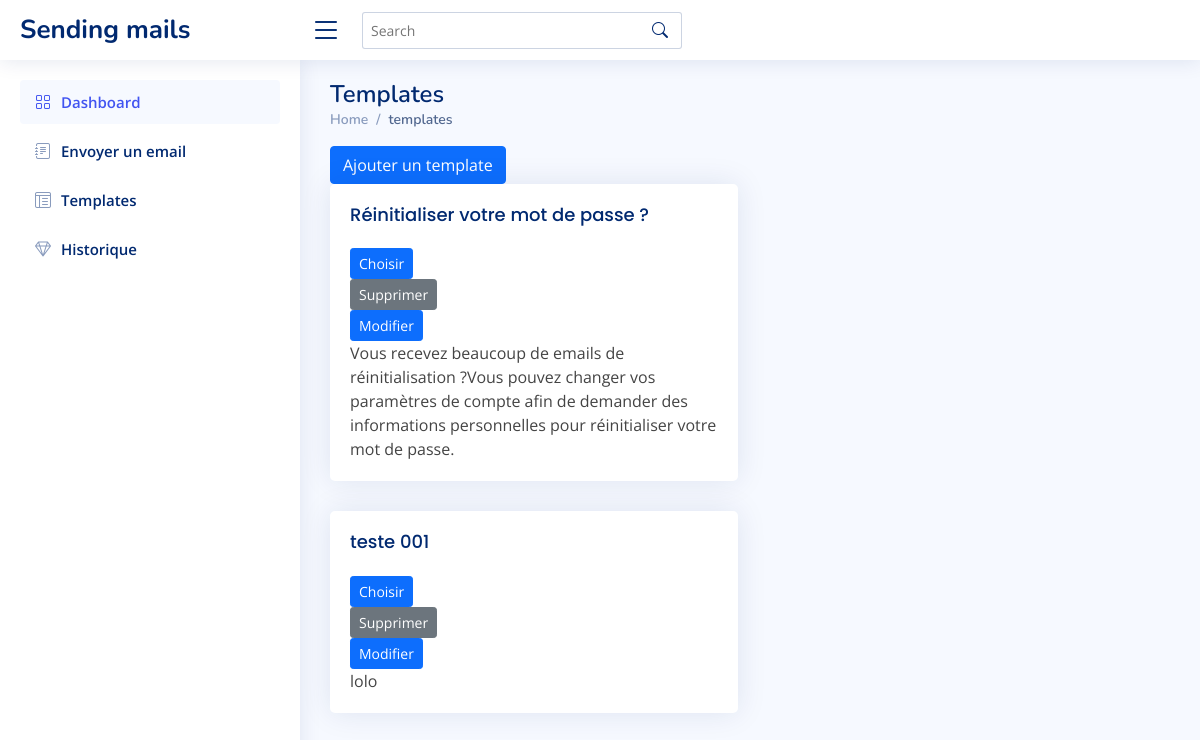
Page /components-cards.php (signed in) on the committed database.
### tables this page shows
CREATE TABLE IF NOT EXISTS `template` (
  `id` int(11) NOT NULL AUTO_INCREMENT,
  `iduser` int(11) NOT NULL,
  `objet` varchar(300) NOT NULL,
  `message` varchar(5000) NOT NULL,
  PRIMARY KEY (`id`)
);

### components-cards.php (the view, shortened to what this page needs)
<!DOCTYPE html>
<html lang="en">
<head>
  <link href="assets/vendor/bootstrap/css/bootstrap.min.css" rel="stylesheet">
  <link href="assets/vendor/bootstrap-icons/bootstrap-icons.css" rel="stylesheet">
  <link href="assets/vendor/boxicons/css/boxicons.min.css" rel="stylesheet">
  <link href="assets/vendor/quill/quill.snow.css" rel="stylesheet">
  <link href="assets/vendor/quill/quill.bubble.css" rel="stylesheet">
  <link href="assets/vendor/remixicon/remixicon.css" rel="stylesheet">
  <link href="assets/vendor/simple-datatables/style.css" rel="stylesheet">
  <link href="assets/css/style.css" rel="stylesheet">
</head>
<body>
  <header id="header" class="header fixed-top d-flex align-items-center">
    <div class="d-flex align-items-center justify-content-between">
      <a href="index.php" class="logo d-flex align-items-center">
        <span class="d-none d-lg-block">Sending mails</span>
      </a>
      <i class="bi bi-list toggle-sidebar-btn"></i>
    </div>
    <div class="search-bar">
      <form class="search-form d-flex align-items-center" method="POST" action="#">
        <input type="text" name="query" placeholder="Search" title="Enter search keyword">
        <button type="submit" title="Search"><i class="bi bi-search"></i></button>
      </form>
    </div>
  </header>
  <aside id="sidebar" class="sidebar">
    <ul class="sidebar-nav" id="sidebar-nav">
      <li class="nav-item">
        <a class="nav-link " href="index.php">
          <i class="bi bi-grid"></i>
          <span>Dashboard</span>
        </a>
      </li>
      <li class="nav-item ">
        <a class=" nav-link collapsed"  href="forms-elements.php">
          <i class="bi bi-journal-text"></i><span>Envoyer un email</span>
        </a>
      </li>
      <li class="nav-item">
        <a class="nav-link collapsed"  href="components-cards.php">
          <i class="bi bi-layout-text-window-reverse"></i><span>Templates</span></i>
        </a>
      </li>
      <li class="nav-item">
        <a class="nav-link collapsed"  href="historique.php">
          <i class="bi bi-gem"></i><span>Historique</span></i>
        </a>
     </li>
    </ul>
  </aside>
  <main id="main" class="main">
    <div class="pagetitle">
      <h1>Templates</h1>
      <nav>
        <ol class="breadcrumb">
          <li class="breadcrumb-item"><a href="index.php">Home</a></li>
          <li class="breadcrumb-item active">templates</li>
        </ol>
      </nav>
    </div>
    <button type="button" class="btn btn-primary" data-bs-toggle="modal" data-bs-target="#exampleModal">
  Ajouter un template
</button>
    <section class="section">
      <div class="row align-items-top">
        <div class="col-lg-6">
          <?php
include_once 'connexiondb.php';
$id=$_SESSION['id'];
$query = "SELECT * FROM template WHERE iduser = $id";
$result = mysqli_query($conn,$query);
if($result){
  while($row = mysqli_fetch_assoc($result)){
   echo "
          <div class='card'>
            <div class='card-body'>
              <h5 class='card-title'>".$row["objet"]."</h5>
              <form action='code.php' method='post'>
              <input type='text' name='objet' id='del' value='".$row['objet']."'>
              <input type='text' name='message' id='del' value='".$row['message']."'>
              <button type='submit' class='btn btn-primary btn-sm' name='choisir'>Choisir</button></form>
              <form action='code.php' method='post'>
              <input type='text' name='ids' id='del' value='".$row['id']."'>
              <button type='submit' class='btn btn-secondary btn-sm' name='supprimer'>Supprimer</button>
              </form>
              <form action='code.php' method='post'>
              <input type='text' name='objet' id='del' value='".$row['objet']."'>
              <input type='text' name='message' id='del' value='".$row['message']."'>
              <input type='text' name='ids' id='del' value='".$row['id']."'>
              <button type='submit' class='btn btn-primary btn-sm' name='modifier'>Modifier</button></form>
              <form action='code.php' method='post'>
              ".$row["message"]."
            </div>
          </div>"; }} ?>
</div>
      </div>
    </section>
  </main>
</body>
</html>

### assets/css/style.css (style rules this page uses)
:root { scroll-behavior: smooth; }
body { font-family: "Open Sans", sans-serif; background: #f6f9ff; color: #444444; }
a { color: #4154f1; text-decoration: none; }
h1, h2, h3, h4, h5, h6 { font-family: "Nunito", sans-serif; }
#main { margin-top: 60px; padding: 20px 30px; transition: all 0.3s; }
.pagetitle { margin-bottom: 10px; }
.pagetitle h1 { font-size: 24px; margin-bottom: 0; font-weight: 600; color: #012970; }
.card { margin-bottom: 30px; border: none; border-radius: 5px; box-shadow: 0px 0 30px rgba(1, 41, 112, 0.1); }
.card-title { padding: 20px 0 15px 0; font-size: 18px; font-weight: 500; color: #012970; font-family: "Poppins", sans-serif; }
.card-body { padding: 0 20px 20px 20px; }
.breadcrumb { font-size: 14px; font-family: "Nunito", sans-serif; color: #899bbd; font-weight: 600; }
.breadcrumb a { color: #899bbd; transition: 0.3s; }
.breadcrumb .breadcrumb-item::before { color: #899bbd; }
.breadcrumb .active { color: #51678f; font-weight: 600; }
.logo { line-height: 1; }
@media (min-width: 1200px) { .logo { width: 280px; } }
.logo span { font-size: 26px; font-weight: 700; color: #012970; font-family: "Nunito", sans-serif; }
.header { transition: all 0.5s; z-index: 997; height: 60px; box-shadow: 0px 2px 20px rgba(1, 41, 112, 0.1); background-color: #fff; padding-left: 20px; }
.header .toggle-sidebar-btn { font-size: 32px; padding-left: 10px; cursor: pointer; color: #012970; }
.header .search-bar { min-width: 360px; padding: 0 20px; }
.header .search-form { width: 100%; }
.header .search-form input { border: 0; font-size: 14px; color: #012970; border: 1px solid rgba(1, 41, 112, 0.2); padding: 7px 38px 7px 8px; border-radius: 3px; transition: 0.3s; width: 100%; }
.header .search-form button { border: 0; padding: 0; margin-left: -30px; background: none; }
.header .search-form button i { color: #012970; }
.sidebar { position: fixed; top: 60px; left: 0; bottom: 0; width: 300px; z-index: 996; transition: all 0.3s; padding: 20px; overflow-y: auto; scrollbar-width: thin; scrollbar-color: #aab7cf transparent; box-shadow: 0px 0px 20px rgba(1, 41, 112, 0.1); background-color: #fff; }
@media (min-width: 1200px) { #main, #footer { margin-left: 300px; } }
.sidebar-nav { padding: 0; margin: 0; list-style: none; }
.sidebar-nav li { padding: 0; margin: 0; list-style: none; }
.sidebar-nav .nav-item { margin-bottom: 5px; }
.sidebar-nav .nav-link { display: flex; align-items: center; font-size: 15px; font-weight: 600; color: #4154f1; transition: 0.3; background: #f6f9ff; padding: 10px 15px; border-radius: 4px; }
.sidebar-nav .nav-link i { font-size: 16px; margin-right: 10px; color: #4154f1; }
.sidebar-nav .nav-link.collapsed { color: #012970; background: #fff; }
.sidebar-nav .nav-link.collapsed i { color: #899bbd; }

### rows in the picture
template: objet "Réinitialiser votre mot de passe ?", message "Vous recevez beaucoup de emails de réinitialisation ?Vous pouvez changer vos paramètres de compte afin de demander des informations personnelles pour réinitialiser votre mot de passe."
template: objet "teste 001", message "lolo"
